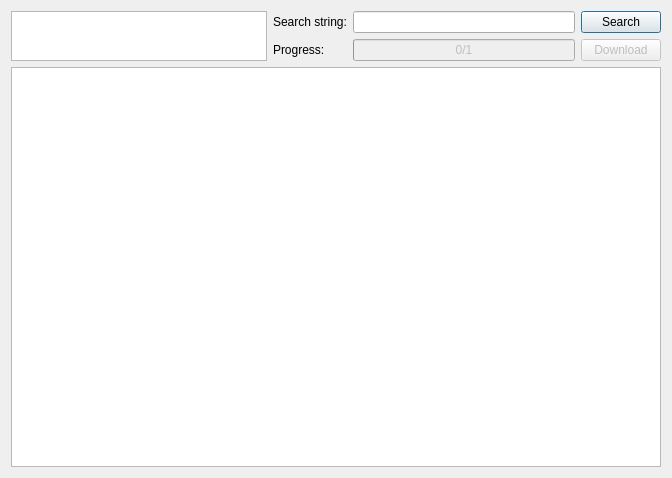
<ui version="4.0" >
 <class>TorrentSearch</class>
 <widget class="QWidget" name="TorrentSearch" >
  <property name="geometry" >
   <rect>
    <x>0</x>
    <y>0</y>
    <width>672</width>
    <height>478</height>
   </rect>
  </property>
  <layout class="QGridLayout" >
   <item rowspan="2" row="0" column="0" >
    <widget class="QListWidget" name="listEngines" >
     <property name="sizePolicy" >
      <sizepolicy vsizetype="Ignored" hsizetype="Minimum" >
       <horstretch>0</horstretch>
       <verstretch>0</verstretch>
      </sizepolicy>
     </property>
    </widget>
   </item>
   <item row="0" column="1" >
    <widget class="QLabel" name="label" >
     <property name="text" >
      <string>Search string:</string>
     </property>
    </widget>
   </item>
   <item row="0" column="2" >
    <widget class="QLineEdit" name="lineExpr" />
   </item>
   <item row="0" column="3" >
    <widget class="QPushButton" name="pushSearch" >
     <property name="text" >
      <string>Search</string>
     </property>
     <property name="autoDefault" >
      <bool>true</bool>
     </property>
     <property name="default" >
      <bool>true</bool>
     </property>
    </widget>
   </item>
   <item row="2" column="0" colspan="4" >
    <widget class="QTreeWidget" name="treeResults" >
     <property name="selectionMode" >
      <enum>QAbstractItemView::ExtendedSelection</enum>
     </property>
     <property name="rootIsDecorated" >
      <bool>false</bool>
     </property>
     <property name="uniformRowHeights" >
      <bool>true</bool>
     </property>
     <property name="sortingEnabled" >
      <bool>true</bool>
     </property>
     <property name="allColumnsShowFocus" >
      <bool>true</bool>
     </property>
     <property name="columnCount" >
      <number>0</number>
     </property>
    </widget>
   </item>
   <item row="1" column="1" >
    <widget class="QLabel" name="label_2" >
     <property name="text" >
      <string>Progress:</string>
     </property>
    </widget>
   </item>
   <item row="1" column="2" >
    <widget class="QProgressBar" name="progressBar" >
     <property name="enabled" >
      <bool>false</bool>
     </property>
     <property name="maximum" >
      <number>1</number>
     </property>
     <property name="value" >
      <number>0</number>
     </property>
     <property name="format" >
      <string>%v/%m</string>
     </property>
    </widget>
   </item>
   <item row="1" column="3" >
    <widget class="QPushButton" name="pushDownload" >
     <property name="enabled" >
      <bool>false</bool>
     </property>
     <property name="text" >
      <string>Download</string>
     </property>
    </widget>
   </item>
  </layout>
 </widget>
 <resources/>
 <connections>
  <connection>
   <sender>lineExpr</sender>
   <signal>returnPressed()</signal>
   <receiver>pushSearch</receiver>
   <slot>animateClick()</slot>
   <hints>
    <hint type="sourcelabel" >
     <x>426</x>
     <y>23</y>
    </hint>
    <hint type="destinationlabel" >
     <x>633</x>
     <y>16</y>
    </hint>
   </hints>
  </connection>
 </connections>
</ui>
